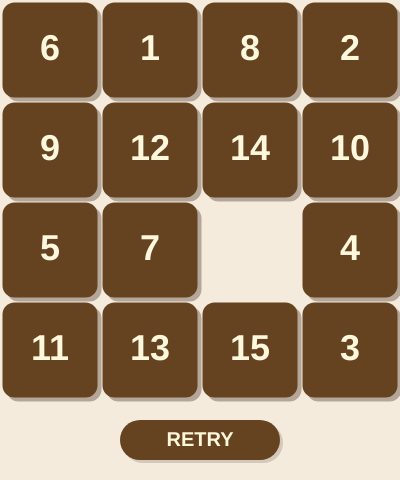
Frame 1 (no input)
Frame 60 (no input): identical to frame 1, image omitted
Frame 120 (the mouse pressed at the canvas centre since frame 60): identical to frame 1, image omitted

The p5.js sketch that drew this single still picture (run headless with seeded random() and noise() and a simulated clock; from frame 60 on, the mouse is pressed at the canvas centre):

// p5.js sketch
// ── sketch.js
let cols = 4;
let rows = 4;
let boardSize = 400;
let uiHeight = 80;

let tileW, tileH;
let board = [];
let tilePos = [];

function setup() {
  createCanvas(boardSize, boardSize + uiHeight);
  tileW = (width / cols) * 0.95;
  tileH = (boardSize / rows) * 0.95;

  resetGame();
}

function draw() {
  background(245, 235, 220);

  for (let i = 0; i < cols * rows; i++) {
    let val = board[i];
    if (val !== -1) {
      updateTilePos(i);
      drawTile(val, tilePos[i].x, tilePos[i].y);
    }
  }

  if (checkSolved() && isAnimationFinished()) {
    drawClearMessage();
  }

  drawButton();
}

function mousePressed() {
  if (isMouseOnButton()) {
    resetGame();
    return;
  }

  if (mouseY > boardSize || checkSolved()) return;

  let i = floor(mouseX / (width / cols));
  let j = floor(mouseY / (boardSize / rows));

  tryMove(i, j);
}

function resetGame() {
  board = [];
  tilePos = [];

  for (let i = 0; i < cols * rows; i++) {
    if (i < cols * rows - 1) board.push(i + 1);
    else board.push(-1);

    tilePos.push(getTargetPos(i));
  }

  for (let k = 0; k < 500; k++) {
    let blank = board.indexOf(-1);
    let neighbors = getNeighbors(blank);
    swap(blank, random(neighbors));
  }

  for (let i = 0; i < board.length; i++) {
    tilePos[i] = getTargetPos(i);
  }
}

function tryMove(col, row) {
  if (col < 0 || col >= cols || row < 0 || row >= rows) return;

  let index = col + row * cols;
  let blank = board.indexOf(-1);

  let blankCol = blank % cols;
  let blankRow = floor(blank / cols);

  if (dist(col, row, blankCol, blankRow) === 1) {
    swap(index, blank);
  }
}

function swap(i, j) {
  let temp = board[i];
  board[i] = board[j];
  board[j] = temp;

  let tempPos = tilePos[i];
  tilePos[i] = tilePos[j];
  tilePos[j] = tempPos;
}

function getNeighbors(idx) {
  let c = idx % cols;
  let r = floor(idx / cols);
  let neighbors = [];

  if (c > 0) neighbors.push(idx - 1);
  if (c < cols - 1) neighbors.push(idx + 1);
  if (r > 0) neighbors.push(idx - cols);
  if (r < rows - 1) neighbors.push(idx + cols);

  return neighbors;
}

function checkSolved() {
  for (let i = 0; i < board.length - 1; i++) {
    if (board[i] !== i + 1) return false;
  }
  return true;
}

function getTargetPos(index) {
  let c = index % cols;
  let r = floor(index / cols);
  return {
    x: c * (width / cols) + (width / cols - tileW) / 2,
    y: r * (boardSize / rows) + (boardSize / rows - tileH) / 2,
  };
}

function updateTilePos(index) {
  let target = getTargetPos(index);
  tilePos[index].x = lerp(tilePos[index].x, target.x, 0.25);
  tilePos[index].y = lerp(tilePos[index].y, target.y, 0.25);
}

function drawTile(val, x, y) {
  noStroke();

  fill(80, 60, 50, 100);
  rect(x + 4, y + 4, tileW, tileH, 12);

  if (checkSolved()) fill(184, 134, 11);
  else fill(101, 67, 33);
  rect(x, y, tileW, tileH, 12);

  fill(255, 248, 220);
  textSize(36);
  textStyle(BOLD);
  textAlign(CENTER, CENTER);
  text(val, x + tileW / 2, y + tileH / 2);
}

function drawClearMessage() {
  fill(60, 40, 30);
  textSize(50);
  textStyle(BOLD);
  textAlign(CENTER, CENTER);
  text('CLEAR!', width / 2 + 2, boardSize / 2 + 2);
  fill(218, 165, 32);
  text('CLEAR!', width / 2, boardSize / 2);
}

function drawButton() {
  let btnY = boardSize + 20;
  let btnW = width - 240;
  let btnH = uiHeight - 40;
  let btnX = width / 2 - btnW / 2;

  fill(80, 60, 50, 50);
  rect(btnX + 3, btnY + 3, btnW, btnH, 20);

  fill(101, 67, 33);
  rect(btnX, btnY, btnW, btnH, 20);

  fill(255, 248, 220);
  textSize(20);
  textAlign(CENTER, CENTER);
  text('RETRY', width / 2, btnY + btnH / 2);
}

function isMouseOnButton() {
  let btnW = 160;
  let btnH = 40;
  let btnX = width / 2 - btnW / 2;
  let btnY = boardSize + 20;
  return mouseX > btnX && mouseX < btnX + btnW && mouseY > btnY && mouseY < btnY + btnH;
}

function isAnimationFinished() {
  let target = getTargetPos(0);
  return abs(tilePos[0].x - target.x) < 1;
}
